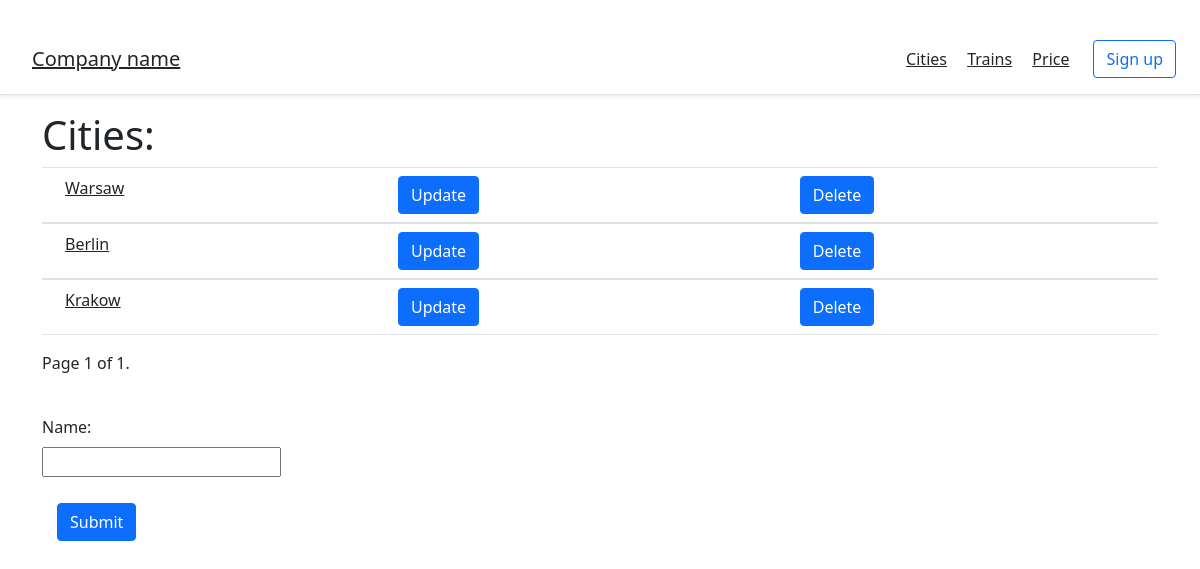
Screenshot of /cities/ with the database file from the repository.
### cities/models.py (models this page shows, shortened)
class City(models.Model):
    name = models.CharField(max_length=100, unique=False)

### cities/views.py (the view)
# urls.py: path('', views.cities_showcase, name='cities_main'),
def cities_showcase(request):
    if request.method == 'POST':
        form = City_Input(request.POST)
        if form.is_valid():
            form.save()
    form = City_Input()
    cities = City.objects.all()
    paginator = Paginator(cities, 5)
    page_number = request.GET.get('page')
    page_obj = paginator.get_page(page_number)
    context = {'page_obj': page_obj, 'form': form}
    return render(request, 'cities/index.html', context)

### cities/forms.py
class City_Input(ModelForm):
    class Meta:
        model = City
        fields = ['name', ]

### cities/templates/cities/index.html (shortened to what this page needs)
{% extends "base.html" %}
    {% block content %}
    <div CLASS="container">
        <h1>Cities: </h1>
        <div class="row">
            <div class="col-md">
                    <table class="table">
                        {% for object in page_obj %}
                            <tbody>
                                <tr>
                                    <td>
                                        <a class="col-sm-2 text-dark" href="{% url 'detail_view' object.pk %}">{{object.name}}</a>
                                    </td>
                                    <td>
                                        <a class="col-sm-2 text-dark" href="{% url 'update_view' object.id %}">
                                            <button type="submit" class="btn btn-primary">Update</button>
                                        </a>
                                    </td>
                                    <td>
                                        <a class="col-sm-2 text-dark" href="{% url 'delete_view' object.id %}">
                                            <button type="submit" class="btn btn-primary">Delete</button>
                                        </a>
                                    </td>
                                </tr>
                            </tbody>
                        {% endfor %}
                    </table>
                <div style="margin: auto" class="pagination">
    <span class="step-links">
        <span class="current">
            Page {{ page_obj.number }} of {{ page_obj.paginator.num_pages }}.
        </span>
    </span>
</div>
           </div>
        </div>
        <div class="row">
                <div style="margin-top: 40px;" class="col-sm-2 themed-grid-col">
                    <form action="" method="POST">
                      <div class="col-xs-1">
                          {{form.as_p}}
                      </div>
                        <div class="col">
                            <input class="btn btn-primary" type="submit" value="Submit" style="margin-top: 10px">
                        </div>
                    </form>
                </div>
        </div>
    </div>
    {% endblock content %}

### static/styles/style.css (style rules this page uses)
body { color: red; }
.pagination { margin: auto; }

### rows the page displays
City: name "Warsaw"
City: name "Berlin"
City: name "Krakow"

### other values shown
{{ page_obj.number }} "1"
{{ page_obj.paginator.num_pages }} "1"
